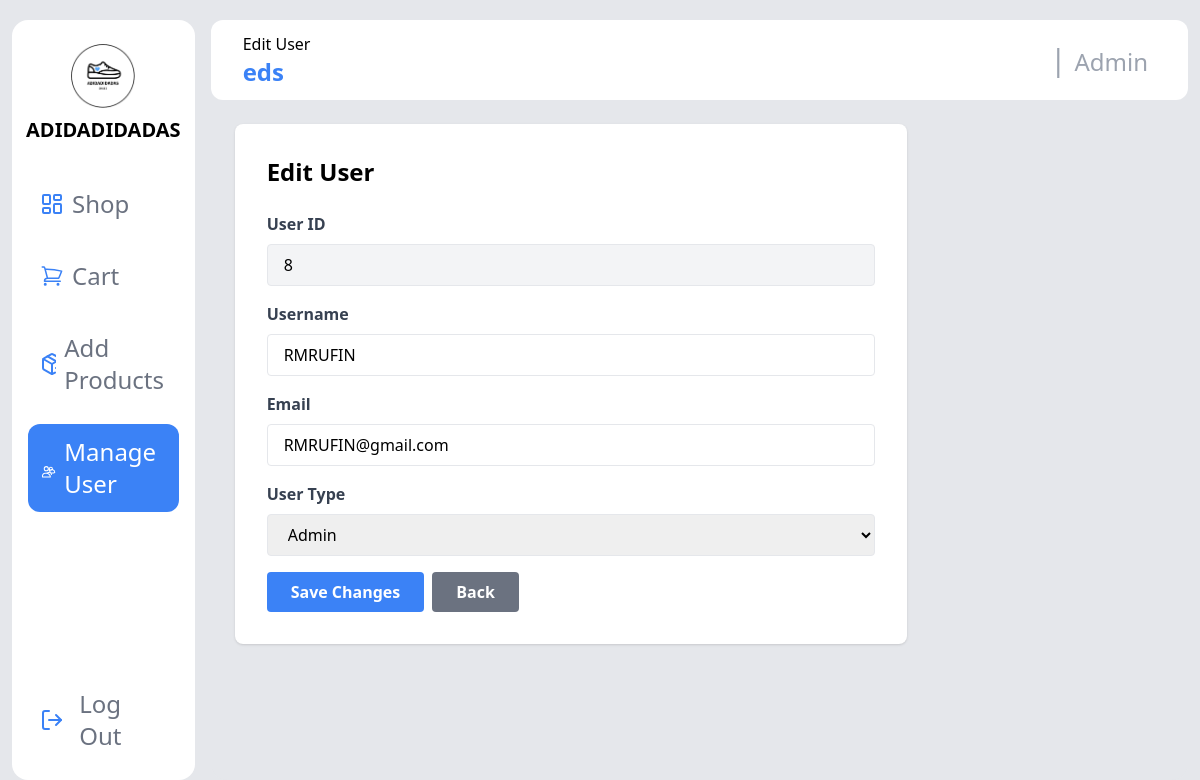
Screenshot of /edit_user.php?id=8 (signed in) with the database file from the repository.
### tables this page shows
CREATE TABLE `tbl_user` (
  `user_id` int NOT NULL,
  `userName` varchar(255) NOT NULL,
  `email` varchar(250) NOT NULL,
  `userPassword` varchar(250) DEFAULT NULL,
  `userType` varchar(255) NOT NULL
);

### edit_user.php (the view, shortened to what this page needs)
<?php
include 'connection.php';
$user = null;
if (isset($_GET['id'])) {
    $user_id = intval($_GET['id']);
    $sql = "SELECT user_id, userName, email, userType FROM tbl_user WHERE user_id = ?";
    $stmt = $conn->prepare($sql);
    $stmt->bind_param("i", $user_id);
    $stmt->execute();
    $result = $stmt->get_result();
    if ($result->num_rows > 0) {
        $user = $result->fetch_assoc();
    } else {
        header("Location: manage_users.php");
        exit();
    }
}
?>
<!DOCTYPE html>
<html lang="en">
<head>
    <script src="https://cdn.tailwindcss.com"></script>
</head>
<body>
    <div class="min-h-screen bg-gray-200 px-3 py-5 grid grid-cols-1 md:grid-cols-12 gap-4">
        <?php include 'components/sidebar.php'; ?>
        <div class="bg-gray-200 rounded-2xl col-span-1 md:col-span-10">
            <div class="bg-white h-20 rounded-xl w-full p-2 flex justify-between items-center">
                <div class="ps-6 w-full">
                    <span>Edit User</span>
                    <?php
                        if (isset($_SESSION['username'])) {
                            echo '<h1 class="text-2xl font-bold text-blue-500">' . htmlspecialchars($_SESSION['username']) . '</h1>';
                        }
                    ?>
                </div>
                <div class="flex justify-end items-center w-full p-4">
                    <div class="p-4 flex gap-2 items-center max-w-xs sm:max-w-sm md:max-w-md overflow-hidden">
                        <h1 class="text-3xl text-gray-400">|</h1>
                        <?php
                            if (isset($_SESSION['userType'])) {
                                echo '<div class="flex items-center gap-1 truncate">
                                        <h1 class="text-2xl text-gray-400 pt-1 truncate">' . htmlspecialchars($_SESSION['userType']) . '</h1>
                                      </div>';
                            }
                        ?>
                    </div>
                </div>
            </div>
            <div class="w-full p-6">
                <div class="bg-white rounded-lg shadow p-8 max-w-2xl">
                    <h3 class="text-2xl font-bold mb-6">Edit User</h3>
                    <?php if ($user): ?>
                        <form method="POST" class="space-y-4">
                            <div>
                                <label class="block text-gray-700 font-semibold mb-2">User ID</label>
                                <input type="text" disabled class="w-full px-4 py-2 border rounded bg-gray-100" value="<?php echo $user['user_id']; ?>">
                            </div>
                            <div>
                                <label class="block text-gray-700 font-semibold mb-2">Username</label>
                                <input type="text" name="username" required class="w-full px-4 py-2 border rounded focus:ring-2 focus:ring-blue-500 outline-none" value="<?php echo htmlspecialchars($user['userName']); ?>">
                            </div>
                            <div>
                                <label class="block text-gray-700 font-semibold mb-2">Email</label>
                                <input type="email" name="email" required class="w-full px-4 py-2 border rounded focus:ring-2 focus:ring-blue-500 outline-none" value="<?php echo htmlspecialchars($user['email']); ?>">
                            </div>
                            <div>
                                <label class="block text-gray-700 font-semibold mb-2">User Type</label>
                                <select name="usertype" required class="w-full px-4 py-2 border rounded focus:ring-2 focus:ring-blue-500 outline-none">
                                    <option value="Admin" <?php echo $user['userType'] === 'Admin' ? 'selected' : ''; ?>>Admin</option>
                                </select>
                            </div>
                            <div class="flex gap-2">
                                <button type="submit" class="bg-blue-500 text-white px-6 py-2 rounded hover:bg-blue-600 transition font-semibold">
                                    Save Changes
                                </button>
                                <a href="manage_users.php" class="bg-gray-500 text-white px-6 py-2 rounded hover:bg-gray-600 transition font-semibold">
                                    Back
                                </a>
                            </div>
                        </form>
                    <?php else: ?>
                        <p class="text-red-500">User not found</p>
                    <?php endif; ?>
                </div>
            </div>
        </div>
    </div>
</body>
</html>

### rows the page displays
tbl_user: user_id "8", username "RMRUFIN", email "RMRUFIN@gmail.com"

### other values shown
$_SESSION['username'] "eds"
$_SESSION['userType'] "Admin"
